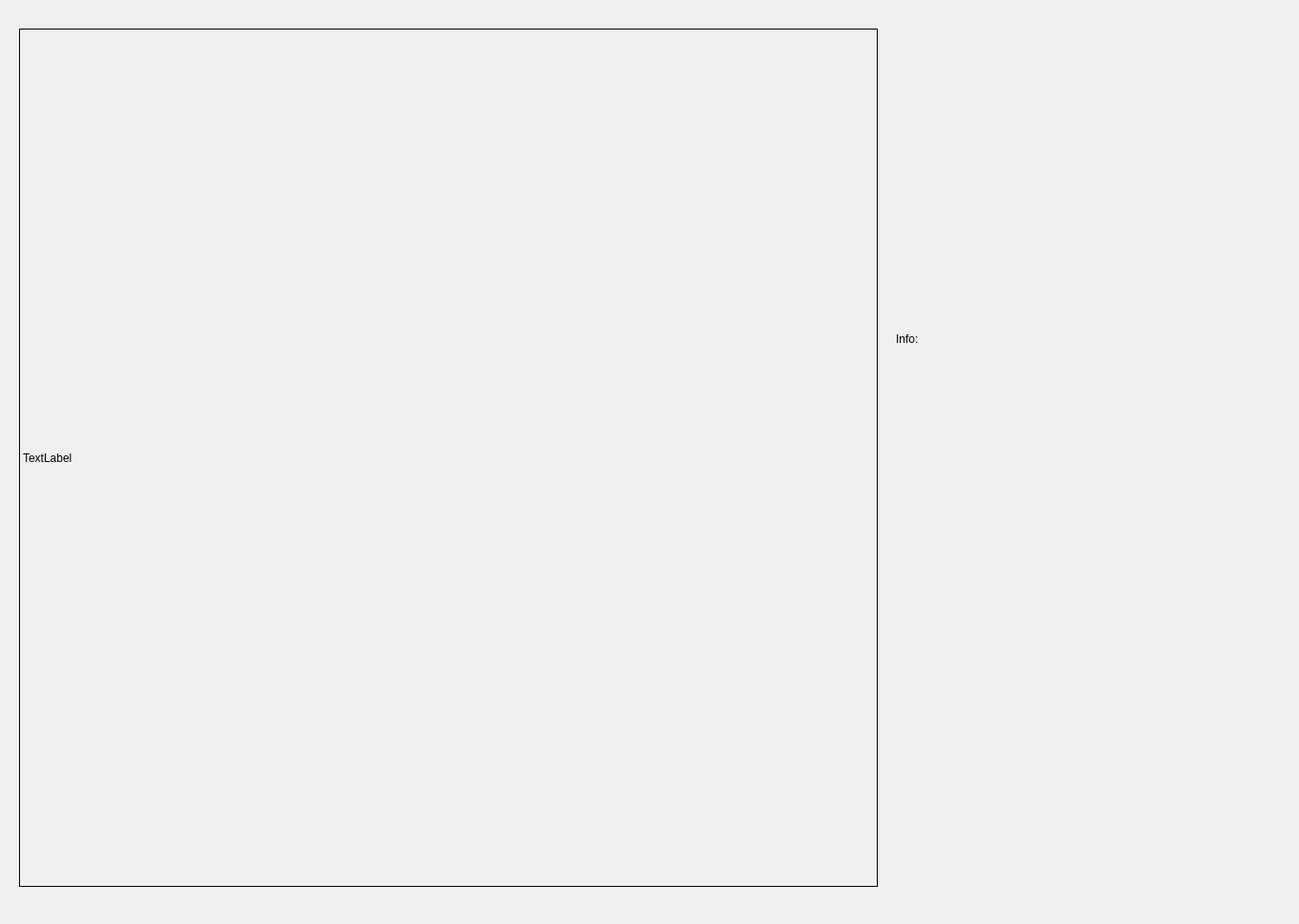
<?xml version="1.0" encoding="UTF-8"?>
<ui version="4.0">
 <class>Dialog</class>
 <widget class="QDialog" name="Dialog">
  <property name="enabled">
   <bool>true</bool>
  </property>
  <property name="geometry">
   <rect>
    <x>0</x>
    <y>0</y>
    <width>1363</width>
    <height>970</height>
   </rect>
  </property>
  <property name="windowTitle">
   <string>Dialog</string>
  </property>
  <widget class="QLabel" name="label_view_camera">
   <property name="geometry">
    <rect>
     <x>20</x>
     <y>30</y>
     <width>901</width>
     <height>901</height>
    </rect>
   </property>
   <property name="frameShape">
    <enum>QFrame::Box</enum>
   </property>
   <property name="text">
    <string>TextLabel</string>
   </property>
  </widget>
  <widget class="QLabel" name="label_info">
   <property name="geometry">
    <rect>
     <x>940</x>
     <y>330</y>
     <width>411</width>
     <height>51</height>
    </rect>
   </property>
   <property name="text">
    <string>Info:</string>
   </property>
  </widget>
  <widget class="QWidget" name="gridLayoutWidget">
   <property name="geometry">
    <rect>
     <x>930</x>
     <y>30</y>
     <width>421</width>
     <height>291</height>
    </rect>
   </property>
   <layout class="QGridLayout" name="layout_histogram"/>
  </widget>
 </widget>
 <resources/>
 <connections/>
</ui>
